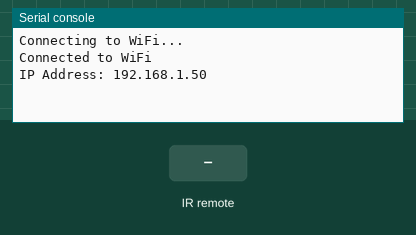
Simulated run of this program. Board: ESP32 board running MicroPython. Parts: the last lines printed to the serial console. Inputs (shaded band) come from the test bench. WiFi joins after 1.5 s; web requests get an empty 200 reply after 0.4 s.

Above: at 2.7 s.
2.8 s: infrared code 0x45 received
At 4.0 s:
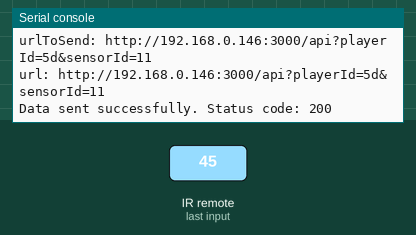
4.3 s: infrared code 0x46 received
At 4.56 s:
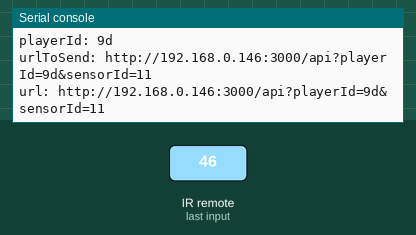
5.8 s: infrared code 0x16 received
At 6.06 s:
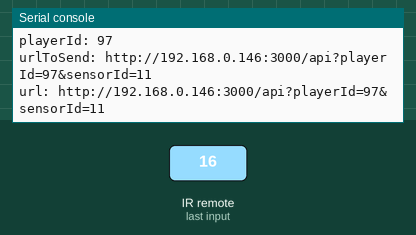
7.3 s: infrared code 0x0C received
At 7.56 s:
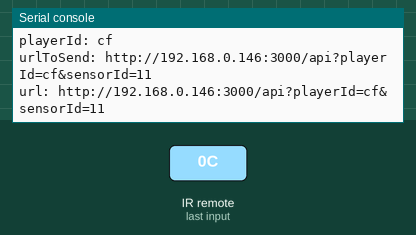

Measured:
- after the input at 2.8 s, the serial console: prints a new line at once (image 1)
- after the input at 4.3 s, the serial console: prints a new line at once (image 2)
- after the input at 5.8 s, the serial console: prints a new line at once (image 3)
- after the input at 7.3 s, the serial console: prints a new line at once (image 4)

The program:

main.py
```python
from irrecvdata import irGetCMD
import network
import urequests
import utime

server_url = "http://192.168.0.146:3000/api"
sensorId = "11" #sensor number

#wifi credentials
wifi_ssid = "Gravemind"
wifi_password = "Let me in"

def connect_to_wifi():
    sta_if = network.WLAN(network.STA_IF)
    if not sta_if.isconnected():
        print("Connecting to WiFi...")
        sta_if.active(True)
        sta_if.connect(wifi_ssid, wifi_password)
        while not sta_if.isconnected():
            pass
    print("Connected to WiFi")
    print("IP Address:", sta_if.ifconfig()[0])

def send_data_to_server(url):
    headers = {"Content-Type": "application/json"}
    print("url:", url)
    try:
        response = urequests.post(url, data="", headers=headers)
        print("Data sent successfully. Status code:", response.status_code)
    except Exception as e:
        print("Error sending data:", e)
    finally:
        try:
            response.close()
        except Exception as e:
            print("Error closing response:", e)
            pass

def main():
    recvPin = irGetCMD(16)
    try:
        while True:
            irValue = recvPin.ir_read()
            if irValue and len(irValue) > 5:
                print("irValue:", irValue)
                playerId = irValue[len(irValue)-2:]
                print("playerId:", playerId)
                urlToSend = server_url + "?playerId=" + playerId + "&sensorId=" + sensorId
                print("urlToSend:", urlToSend)
                send_data_to_server(urlToSend)
    except Exception as e:
        print("Error in main:", e)
        pass

def start():
    connect_to_wifi()
    while True:
        main()

if __name__ == "__main__":
    start()
```
